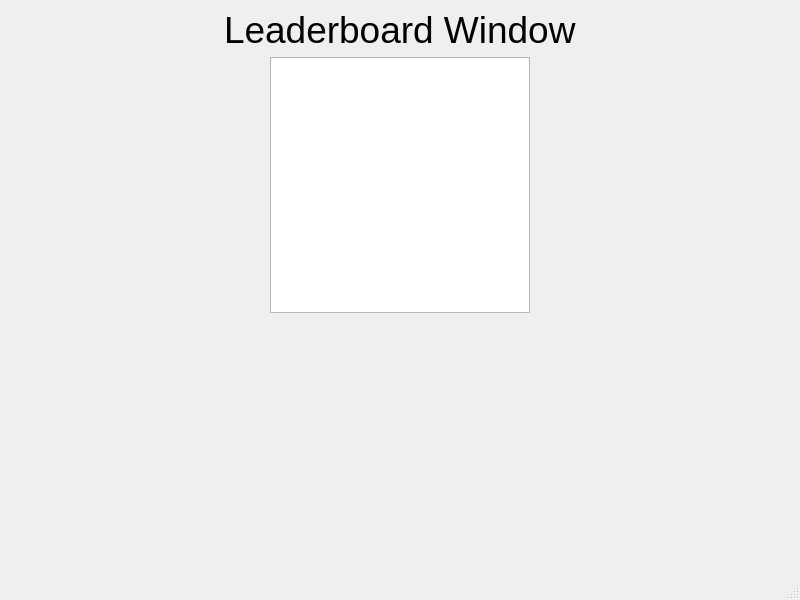
<?xml version="1.0" encoding="UTF-8"?>
<ui version="4.0">
 <class>Lwindow</class>
 <widget class="QMainWindow" name="Lwindow">
  <property name="geometry">
   <rect>
    <x>0</x>
    <y>0</y>
    <width>800</width>
    <height>600</height>
   </rect>
  </property>
  <property name="windowTitle">
   <string>MainWindow</string>
  </property>
  <widget class="QWidget" name="centralwidget">
   <layout class="QVBoxLayout" name="verticalLayout">
    <item>
     <layout class="QHBoxLayout" name="horizontalLayout_2">
      <item>
       <spacer name="horizontalSpacer_3">
        <property name="orientation">
         <enum>Qt::Horizontal</enum>
        </property>
        <property name="sizeHint" stdset="0">
         <size>
          <width>40</width>
          <height>20</height>
         </size>
        </property>
       </spacer>
      </item>
      <item>
       <widget class="QLabel" name="label">
        <property name="font">
         <font>
          <pointsize>28</pointsize>
         </font>
        </property>
        <property name="text">
         <string>Leaderboard Window</string>
        </property>
       </widget>
      </item>
      <item>
       <spacer name="horizontalSpacer_4">
        <property name="orientation">
         <enum>Qt::Horizontal</enum>
        </property>
        <property name="sizeHint" stdset="0">
         <size>
          <width>40</width>
          <height>20</height>
         </size>
        </property>
       </spacer>
      </item>
     </layout>
    </item>
    <item>
     <layout class="QHBoxLayout" name="horizontalLayout">
      <item>
       <spacer name="horizontalSpacer">
        <property name="orientation">
         <enum>Qt::Horizontal</enum>
        </property>
        <property name="sizeHint" stdset="0">
         <size>
          <width>40</width>
          <height>20</height>
         </size>
        </property>
       </spacer>
      </item>
      <item>
       <widget class="QTableView" name="leaderboardView"/>
      </item>
      <item>
       <spacer name="horizontalSpacer_2">
        <property name="orientation">
         <enum>Qt::Horizontal</enum>
        </property>
        <property name="sizeHint" stdset="0">
         <size>
          <width>40</width>
          <height>20</height>
         </size>
        </property>
       </spacer>
      </item>
     </layout>
    </item>
    <item>
     <spacer name="verticalSpacer">
      <property name="orientation">
       <enum>Qt::Vertical</enum>
      </property>
      <property name="sizeHint" stdset="0">
       <size>
        <width>20</width>
        <height>238</height>
       </size>
      </property>
     </spacer>
    </item>
   </layout>
  </widget>
  <widget class="QMenuBar" name="menubar">
   <property name="geometry">
    <rect>
     <x>0</x>
     <y>0</y>
     <width>800</width>
     <height>20</height>
    </rect>
   </property>
  </widget>
  <widget class="QStatusBar" name="statusbar"/>
 </widget>
 <resources/>
 <connections/>
</ui>
